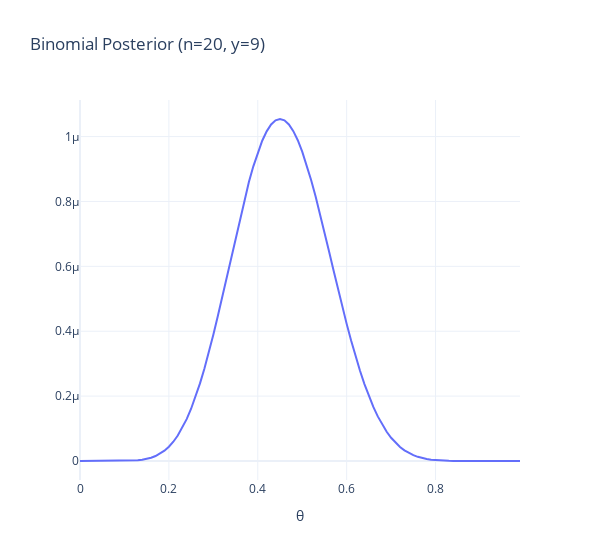

The notebook cell this image was saved under:
### Markdown cell above
What we see here is a function that characterizes the relatve evidence for different values of $\theta$, conditional on the assumed binomial model (with a uniform prior) and the observed data. Since the data are small, there is still reasonable support across the (0,1) range.

Now let's consider a somewhat larger dataset: **9 females from 20 births**.

### Code cell
binomial_posterior(n=20, y=9)
